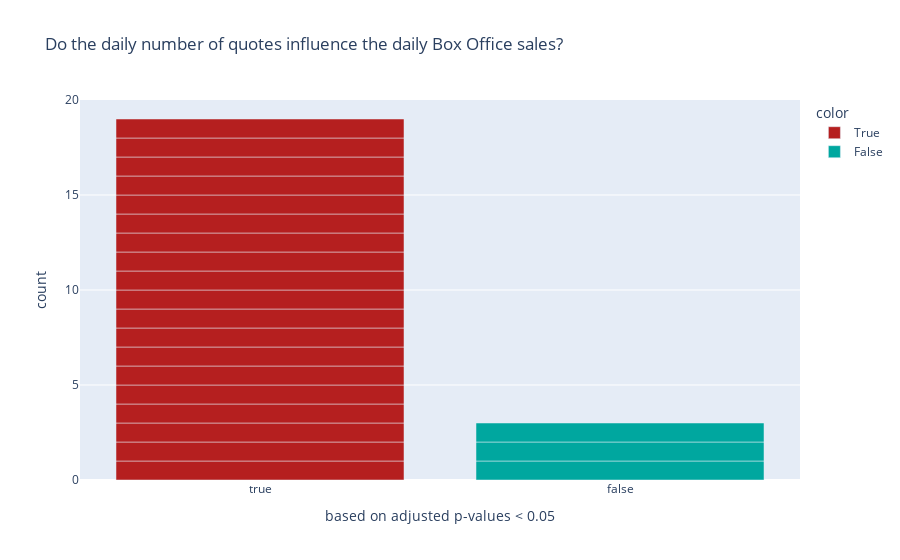

Here is the notebook cell this chart was saved with:
### Markdown cell above
We will adjust the p-values with the Bonferroni method.

### Code cell
reject_sent2box, adj_pvals_sent2box, _, _ = multipletests(sent2box[:,1].astype(float), alpha=0.05, method='bonferroni')
adj_pvals_df = pd.DataFrame(adj_pvals_sent2box, reject_sent2box)
adj_pvals_df['movie'] = sent2box[:,0]
adj_pvals_df = adj_pvals_df.reset_index().rename(columns={0: 'p_vals', 'index': 'reject'})

fig = px.bar(x=adj_pvals_df.reject, y=(np.ones(len(adj_pvals_df.reject))), labels={'x':'based on adjusted p-values < 0.05', 'y':'count'},
            hover_name =adj_pvals_df.movie,
            color=adj_pvals_df.reject, #sent2box[:,0],
            color_discrete_sequence=['#B51F1F', '#00A79F'],
            title='Do the daily number of quotes influence the daily Box Office sales?')
fig.show()

### Figure 1 — Plotly figure (JSON) as saved in the notebook; plotly's stock layout.template omitted (floating-point values rounded to 4 significant figures)
{"data": [{"alignmentgroup": "True", "hovertemplate": "<b>%{hovertext}</b><br><br>color=True<br>based on adjusted p-values < 0.05=%{x}<br>count=%{y}<extra></extra>", "hovertext": ["Star Wars: Episode VII - The Force Awakens", "Avengers: Age of Ultron", "The Martian", "Captain America: Civil War", "Deadpool", "Wonder Woman", "Star Wars: Episode VIII - The Last Jedi", "Beauty and the Beast", "Thor: Ragnarok", "Jumanji: Welcome to the Jungle", "Venom", "Black Panther", "Avengers: Infinity War", "Aquaman", "Star Wars: Episode IX - The Rise of Skywalker", "Captain Marvel", "Joker", "The Lion King", "Aladdin"], "legendgroup": "True", "marker": {"color": "#B51F1F", "pattern": {"shape": ""}}, "name": "True", "offsetgroup": "True", "orientation": "v", "showlegend": true, "textposition": "auto", "x": [true, true, true, true, true, true, true, true, true, true, true, true, true, true, true, true, true, true, true], "xaxis": "x", "y": [1, 1, 1, 1, 1, 1, 1, 1, 1, 1, 1, 1, 1, 1, 1, 1, 1, 1, 1], "yaxis": "y", "type": "bar"}, {"alignmentgroup": "True", "hovertemplate": "<b>%{hovertext}</b><br><br>color=False<br>based on adjusted p-values < 0.05=%{x}<br>count=%{y}<extra></extra>", "hovertext": ["Jurassic World", "Bohemian Rhapsody", "Avengers: Endgame"], "legendgroup": "False", "marker": {"color": "#00A79F", "pattern": {"shape": ""}}, "name": "False", "offsetgroup": "False", "orientation": "v", "showlegend": true, "textposition": "auto", "x": [false, false, false], "xaxis": "x", "y": [1, 1, 1], "yaxis": "y", "type": "bar"}], "layout": {"xaxis": {"anchor": "y", "domain": [0, 1], "title": {"text": "based on adjusted p-values < 0.05"}}, "yaxis": {"anchor": "x", "domain": [0, 1], "title": {"text": "count"}}, "legend": {"title": {"text": "color"}, "tracegroupgap": 0}, "title": {"text": "Do the daily number of quotes influence the daily Box Office sales?"}, "barmode": "relative"}}
